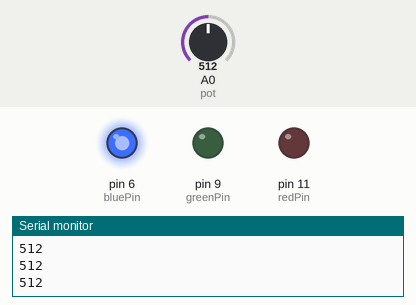
Recording of a sketch running on a simulated Arduino Uno, built with avr-gcc and run on an emulated ATmega328P. Shown: output pins drawn as LEDs (lit = HIGH), the last lines printed to the serial monitor. Inputs (shaded band) come from the test bench; at power-on: A0 (pot) = 512.

Above: at 1.2 s.
1.3 s: A0 (pot) set to 490
At 1.7 s:
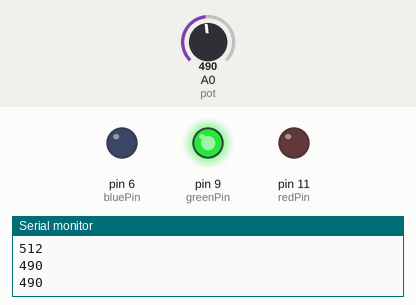
2.9 s: A0 (pot) set to 1010
At 4.2 s:
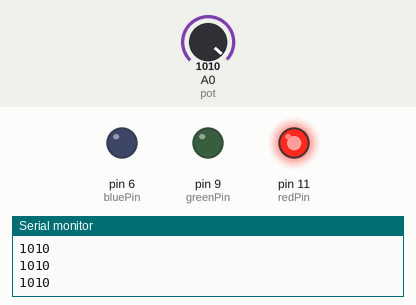
4.5 s: A0 (pot) set to 983
At 5.5 s:
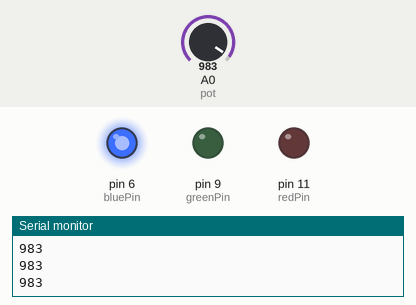
6.1 s: A0 (pot) set to 1023
At 6.8 s:
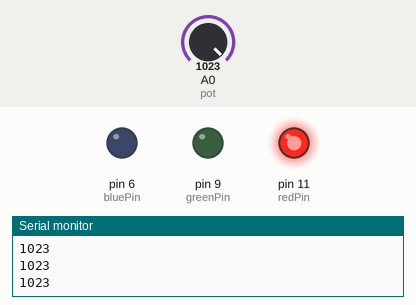
Timing chart, 0 to 8.7 s (numbered marks = the images above; inputs shaded):
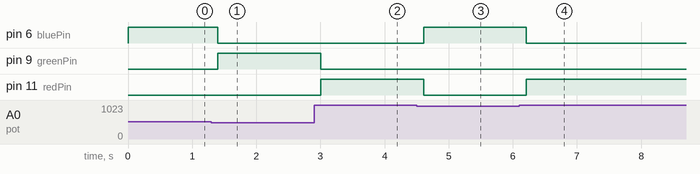

The sketch:

Potenziometr.ino
```cpp
int redPin = 11;
int greenPin = 9;
int bluePin= 6;
int pot=A0;


void setup() {
  // put your setup code here, to run once:
  pinMode(redPin, OUTPUT);
  pinMode(greenPin, OUTPUT);
  pinMode(bluePin, OUTPUT);
  pinMode(pot, INPUT);
  Serial.begin(9600);
}

void loop() {
  // put your main code here, to run repeatedly:
  int potVal= analogRead(pot);
  Serial.println(potVal);

  if (potVal>=1000){
    analogWrite(redPin, 255);
    analogWrite(greenPin, 0);
    analogWrite(bluePin, 0);
  }

  else if (potVal<1000 && potVal>=500){
    analogWrite(redPin, 0);
    analogWrite(greenPin, 0);
    analogWrite(bluePin, 255);
  }

  else if(potVal<500 && potVal>=0){
    analogWrite(redPin, 0);
    analogWrite(greenPin, 255);
    analogWrite(bluePin, 0);
  }
  delay(200);
}
```

Measured:
- the behaviour switches between 500 and 499 on A0 (pot) (found by bisection; images 0 and 1)
- the behaviour switches between 1000 and 999 on A0 (pot) (found by bisection; images 2 and 3)
- after the input at 1.3 s, pin 6 (bluePin): HIGH → LOW after 0.10 s; pin 9 (greenPin): LOW → HIGH after 0.10 s
- after the input at 2.9 s, pin 9 (greenPin): HIGH → LOW after 0.11 s; pin 11 (redPin): LOW → HIGH after 0.11 s
- after the input at 4.5 s, pin 6 (bluePin): LOW → HIGH after 0.11 s; pin 11 (redPin): HIGH → LOW after 0.11 s
- after the input at 6.1 s, pin 6 (bluePin): HIGH → LOW after 0.11 s; pin 11 (redPin): LOW → HIGH after 0.11 s
